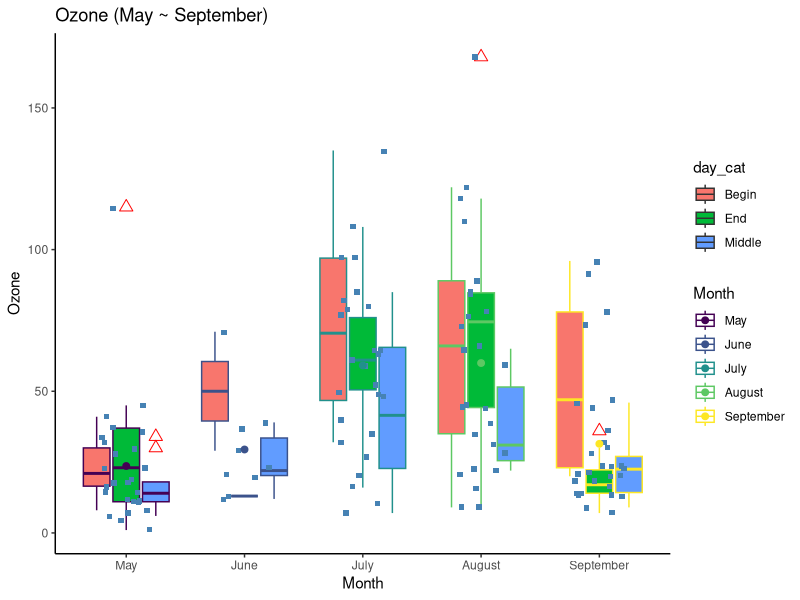

Generate this figure with R:
library(dplyr)
library(ggplot2)

data_air <- airquality %>%
  select(-c(Solar.R, Temp)) %>%
  mutate(Month = factor(Month, order=TRUE,
    labels = c("May", "June", "July", "August", "September")),
    day_cat = factor(
      ifelse(Day < 10, "Begin", ifelse(Day < 20, "Middle", "End"))
    )
  )

# 결측치 제거
data_air <- data_air %>% na.omit()
glimpse(data_air)

# box plot
box_plot <- ggplot(data_air, aes(x = Month, y = Ozone, color = Month))
box_plot <- box_plot +
  geom_boxplot(
    aes(fill = day_cat),
    outlier.colour = "red",
    outlier.shape = 2,
    outlier.size = 3
  ) +
  geom_jitter(shape = 15,
    color = "steelblue",
    position = position_jitter(width = 0.21)
  ) +
  labs(
    title = "Ozone (May ~ September)"
  ) +
#  coord_flip() +
  theme_classic() +
  stat_summary(fun.y = mean, geom = "point", size = 2)

ggsave("box-plot.png", plot = box_plot, width = 30, height = 15, units = "cm")
